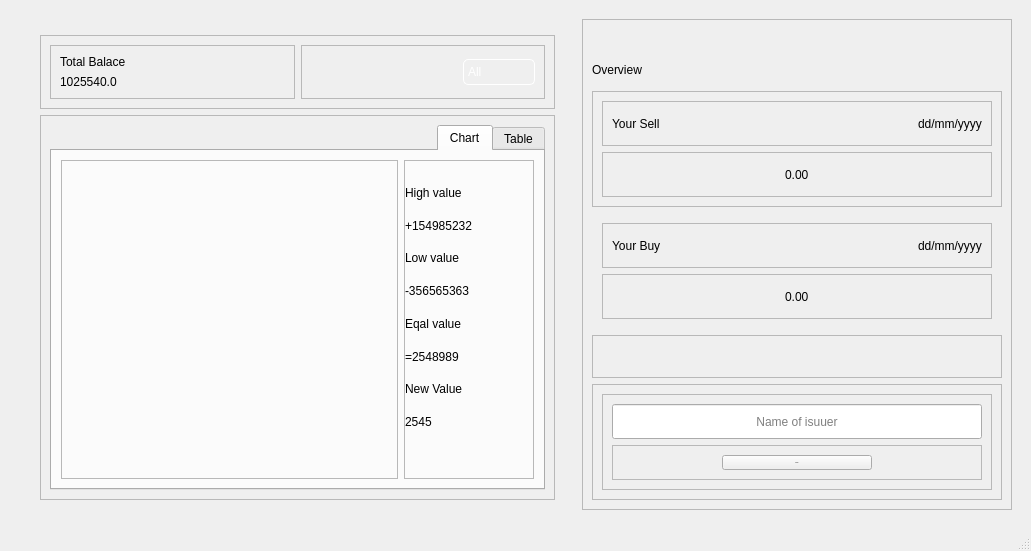
<?xml version="1.0" encoding="UTF-8"?>
<ui version="4.0">
 <class>MainWindow</class>
 <widget class="QMainWindow" name="MainWindow">
  <property name="geometry">
   <rect>
    <x>0</x>
    <y>0</y>
    <width>1031</width>
    <height>551</height>
   </rect>
  </property>
  <property name="font">
   <font>
    <family>Railway</family>
   </font>
  </property>
  <property name="windowTitle">
   <string>MainWindow</string>
  </property>
  <property name="styleSheet">
   <string notr="true">@font-face{
	src:url(:/fonts/1x/Railway.otf)
}</string>
  </property>
  <property name="tabShape">
   <enum>QTabWidget::Rounded</enum>
  </property>
  <widget class="QWidget" name="centralwidget">
   <layout class="QVBoxLayout" name="verticalLayout_12">
    <item>
     <widget class="QFrame" name="frame_2">
      <property name="styleSheet">
       <string notr="true">#frame_2 {
	border-image: url(:/assets/1x/1x/Asset 3.png) 0 0 0 0 stretch stretch;
    background-color: transparent; /* Ensure the background does not affect child widgets */
}
</string>
      </property>
      <property name="frameShape">
       <enum>QFrame::StyledPanel</enum>
      </property>
      <property name="frameShadow">
       <enum>QFrame::Raised</enum>
      </property>
      <layout class="QHBoxLayout" name="horizontalLayout">
       <item>
        <widget class="QFrame" name="outerFrame">
         <property name="maximumSize">
          <size>
           <width>873</width>
           <height>16777215</height>
          </size>
         </property>
         <property name="styleSheet">
          <string notr="true">#outerFrame {
	border-image: url(:/assets/1x/1x/Asset 2.png) 0 0 0 0 stretch stretch;
    background-color: transparent; /* Ensure the background does not affect child widgets */
}
</string>
         </property>
         <property name="frameShape">
          <enum>QFrame::StyledPanel</enum>
         </property>
         <property name="frameShadow">
          <enum>QFrame::Raised</enum>
         </property>
         <layout class="QVBoxLayout" name="verticalLayout_2">
          <property name="leftMargin">
           <number>20</number>
          </property>
          <property name="topMargin">
           <number>15</number>
          </property>
          <property name="rightMargin">
           <number>20</number>
          </property>
          <item>
           <widget class="QFrame" name="frame_15">
            <property name="styleSheet">
             <string notr="true">@font-face {
        font-family: &quot;Railway&quot;;
        src: url(:/fonts/1x/Railway.otf);
    }
#comboBox{
	font-family:&quot;Railway&quot;;
	font-size: 10pt;
}
#label_2{
	color: rgb(255, 255, 255);
	font-family:&quot;Railway&quot;;
	font-size:10pt;
}
#label_3{
font-family:&quot;Railway&quot;;
font-size:18pt;
color: rgb(255, 255, 255);
}

</string>
            </property>
            <property name="frameShape">
             <enum>QFrame::StyledPanel</enum>
            </property>
            <property name="frameShadow">
             <enum>QFrame::Raised</enum>
            </property>
            <layout class="QHBoxLayout" name="horizontalLayout_6">
             <property name="leftMargin">
              <number>9</number>
             </property>
             <property name="topMargin">
              <number>9</number>
             </property>
             <property name="rightMargin">
              <number>9</number>
             </property>
             <item>
              <widget class="QFrame" name="frame_16">
               <property name="frameShape">
                <enum>QFrame::StyledPanel</enum>
               </property>
               <property name="frameShadow">
                <enum>QFrame::Raised</enum>
               </property>
               <layout class="QVBoxLayout" name="verticalLayout">
                <item>
                 <widget class="QLabel" name="label_2">
                  <property name="styleSheet">
                   <string notr="true"/>
                  </property>
                  <property name="text">
                   <string>Total Balace</string>
                  </property>
                 </widget>
                </item>
                <item>
                 <widget class="QLabel" name="label_3">
                  <property name="styleSheet">
                   <string notr="true"/>
                  </property>
                  <property name="text">
                   <string>1025540.0</string>
                  </property>
                  <property name="scaledContents">
                   <bool>true</bool>
                  </property>
                 </widget>
                </item>
               </layout>
              </widget>
             </item>
             <item>
              <widget class="QFrame" name="frame_17">
               <property name="frameShape">
                <enum>QFrame::StyledPanel</enum>
               </property>
               <property name="frameShadow">
                <enum>QFrame::Raised</enum>
               </property>
               <layout class="QVBoxLayout" name="verticalLayout_11">
                <item alignment="Qt::AlignRight|Qt::AlignVCenter">
                 <widget class="QComboBox" name="comboBox">
                  <property name="mouseTracking">
                   <bool>false</bool>
                  </property>
                  <property name="tabletTracking">
                   <bool>false</bool>
                  </property>
                  <property name="styleSheet">
                   <string notr="true">QComboBox {
    background: transparent;
    color: white;
    border: 1px solid white;
    border-radius: 5px; /* Optional: Rounded corners */
    padding: 4px;
}

QComboBox::drop-down {
    background: transparent;
    border: none;
    width: 20px;
}

QComboBox::down-arrow {
	image:url(:/assets/1x/1x/icons8-arrow-down-100.png);
    width: 16px;
    height: 16px;
}

QComboBox QAbstractItemView {
    background: rgba(0, 0, 0, 0.7);
    color: white;
    border: 1px solid white;
}
</string>
                  </property>
                  <property name="inputMethodHints">
                   <set>Qt::ImhNone</set>
                  </property>
                  <property name="currentIndex">
                   <number>0</number>
                  </property>
                  <property name="maxVisibleItems">
                   <number>10</number>
                  </property>
                  <property name="sizeAdjustPolicy">
                   <enum>QComboBox::AdjustToContents</enum>
                  </property>
                  <property name="minimumContentsLength">
                   <number>5</number>
                  </property>
                  <property name="duplicatesEnabled">
                   <bool>false</bool>
                  </property>
                  <property name="frame">
                   <bool>false</bool>
                  </property>
                  <property name="modelColumn">
                   <number>0</number>
                  </property>
                  <item>
                   <property name="text">
                    <string>All</string>
                   </property>
                  </item>
                  <item>
                   <property name="text">
                    <string>High</string>
                   </property>
                  </item>
                  <item>
                   <property name="text">
                    <string>Equal</string>
                   </property>
                  </item>
                  <item>
                   <property name="text">
                    <string>Low</string>
                   </property>
                  </item>
                  <item>
                   <property name="text">
                    <string>New</string>
                   </property>
                  </item>
                 </widget>
                </item>
               </layout>
              </widget>
             </item>
            </layout>
           </widget>
          </item>
          <item>
           <widget class="QFrame" name="frame">
            <property name="sizePolicy">
             <sizepolicy hsizetype="Preferred" vsizetype="Preferred">
              <horstretch>0</horstretch>
              <verstretch>0</verstretch>
             </sizepolicy>
            </property>
            <property name="styleSheet">
             <string notr="true"/>
            </property>
            <property name="frameShape">
             <enum>QFrame::StyledPanel</enum>
            </property>
            <property name="frameShadow">
             <enum>QFrame::Raised</enum>
            </property>
            <layout class="QVBoxLayout" name="verticalLayout_10">
             <item>
              <widget class="QTabWidget" name="tabWidget">
               <property name="layoutDirection">
                <enum>Qt::RightToLeft</enum>
               </property>
               <property name="styleSheet">
                <string notr="true">    @font-face {
        font-family: &quot;Railway&quot;;
        src: url(:/fonts/1x/Railway.otf);
    }
QTabWidget{
	color: rgb(255, 255, 255);
	font-family:&quot;Railway&quot;;
	font-size:8pt;
}
QTabWidget::pane {
		
        border: 0; /* Remove the border around the widget */
        background: transparent; /* Transparent background */
    }
    QTabBar::tab {
        background: transparent; /* Transparent tab background */
        color: white; /* Text color */

    }
    QTabBar::tab:selected {
        background: rgba(255, 255, 255, 0.2); /* Semi-transparent for selected tab */
    }
    QTabBar::tab:hover {
        background: rgba(255, 255, 255, 0.1); /* Hover effect */
    }</string>
               </property>
               <property name="tabShape">
                <enum>QTabWidget::Rounded</enum>
               </property>
               <property name="currentIndex">
                <number>1</number>
               </property>
               <widget class="QWidget" name="tabWidgetPage1">
                <attribute name="title">
                 <string>Table</string>
                </attribute>
                <layout class="QVBoxLayout" name="verticalLayout_15">
                 <item>
                  <widget class="QFrame" name="frame_20">
                   <property name="frameShape">
                    <enum>QFrame::StyledPanel</enum>
                   </property>
                   <property name="frameShadow">
                    <enum>QFrame::Raised</enum>
                   </property>
                   <layout class="QVBoxLayout" name="verticalLayout_16">
                    <property name="leftMargin">
                     <number>0</number>
                    </property>
                    <property name="topMargin">
                     <number>0</number>
                    </property>
                    <property name="rightMargin">
                     <number>0</number>
                    </property>
                    <property name="bottomMargin">
                     <number>0</number>
                    </property>
                    <item>
                     <widget class="QTableWidget" name="tableWidget">
                      <property name="layoutDirection">
                       <enum>Qt::LeftToRight</enum>
                      </property>
                      <property name="styleSheet">
                       <string notr="true">QTableWidget, QTableView {
    background-color: #2b2b2b;  /* Dark gray background */
    border: 2px solid #444444;  /* Border around the table */
    border-radius: 10px;  /* Rounded corners for the table */
    color: white;  /* White text */
    gridline-color: #555555;  /* Gridline color */
    font-size: 14px;  /* Font size */
    font-family: Arial, sans-serif;  /* Font family */
    selection-background-color: #454545;  /* Background color for selected cells */
    selection-color: white;  /* Text color for selected cells */
}

QHeaderView {
    background-color: #3a3a3a;  /* Header background */
    border: none;  /* No border around headers */
    color: white;  /* Header text color */
    font-size: 15px;  /* Header font size */
    font-weight: bold;  /* Bold text for headers */
}

QHeaderView::section {
    background-color: #3a3a3a;  /* Header section background */
    color: white;  /* Header section text color */
    padding: 5px;  /* Padding inside the header */
    border: 1px solid #444444;  /* Header border */
    border-radius: 5px;  /* Rounded edges for header sections */
    text-align: center;  /* Centered header text */
}

QHeaderView::section:first {
    border-top-left-radius: 10px;  /* Rounded top-left corner of the first section */
}

QHeaderView::section:last {
    border-top-right-radius: 10px;  /* Rounded top-right corner of the last section */
}

QTableWidget::item {
    background-color: #2b2b2b;  /* Cell background color */
    padding: 5px;  /* Padding for cell content */
    border: none;  /* No border for cells */
}

QTableWidget::item:selected {
    background-color: #555555;  /* Background for selected cells */
    color: white;  /* Text color for selected cells */
}

QScrollBar:vertical {
    background: #2b2b2b;  /* Scrollbar background */
    width: 10px;
}

QScrollBar::handle:vertical {
    background: #555555;  /* Scrollbar handle */
    border-radius: 5px;  /* Rounded scrollbar handle */
}

QScrollBar::add-line:vertical, QScrollBar::sub-line:vertical {
    background: none;
}
</string>
                      </property>
                      <property name="editTriggers">
                       <set>QAbstractItemView::NoEditTriggers</set>
                      </property>
                      <property name="showGrid">
                       <bool>false</bool>
                      </property>
                      <property name="sortingEnabled">
                       <bool>false</bool>
                      </property>
                      <attribute name="horizontalHeaderDefaultSectionSize">
                       <number>150</number>
                      </attribute>
                      <attribute name="horizontalHeaderHighlightSections">
                       <bool>true</bool>
                      </attribute>
                      <attribute name="horizontalHeaderStretchLastSection">
                       <bool>true</bool>
                      </attribute>
                      <attribute name="verticalHeaderVisible">
                       <bool>false</bool>
                      </attribute>
                      <attribute name="verticalHeaderMinimumSectionSize">
                       <number>30</number>
                      </attribute>
                      <attribute name="verticalHeaderDefaultSectionSize">
                       <number>40</number>
                      </attribute>
                     </widget>
                    </item>
                   </layout>
                  </widget>
                 </item>
                </layout>
               </widget>
               <widget class="QWidget" name="tabWidgetPage2">
                <attribute name="title">
                 <string>Chart</string>
                </attribute>
                <layout class="QHBoxLayout" name="horizontalLayout_2">
                 <item>
                  <widget class="QFrame" name="frame_19">
                   <property name="maximumSize">
                    <size>
                     <width>130</width>
                     <height>16777212</height>
                    </size>
                   </property>
                   <property name="styleSheet">
                    <string notr="true">    @font-face {
        font-family: &quot;Railway&quot;;
        src: url(:/fonts/1x/Railway.otf);
    }
QFrame{
	
	font-size: 10pt;
	font-family: &quot;Railway&quot;;
	color: rgb(255, 255, 255);
}
#high_lbl{
	color: rgb(0, 159, 0);
	font-size: 15pt;font-family: &quot;Railway&quot;;
}
#low_lbl{
	color: rgb(255, 0, 0);
	font-size: 15pt;font-family: &quot;Railway&quot;;
}
#equal_lbl{
	color: rgb(255, 255, 127);
	font-size: 15pt;font-family: &quot;Railway&quot;;
}
#new_lbl{
	color: rgb(0, 170, 255);
	font-size: 15pt;font-family: &quot;Railway&quot;;
}</string>
                   </property>
                   <property name="frameShape">
                    <enum>QFrame::StyledPanel</enum>
                   </property>
                   <property name="frameShadow">
                    <enum>QFrame::Raised</enum>
                   </property>
                   <layout class="QVBoxLayout" name="verticalLayout_13">
                    <property name="spacing">
                     <number>0</number>
                    </property>
                    <property name="leftMargin">
                     <number>0</number>
                    </property>
                    <property name="topMargin">
                     <number>15</number>
                    </property>
                    <property name="rightMargin">
                     <number>0</number>
                    </property>
                    <property name="bottomMargin">
                     <number>40</number>
                    </property>
                    <item>
                     <widget class="QLabel" name="high">
                      <property name="text">
                       <string>High value</string>
                      </property>
                      <property name="textFormat">
                       <enum>Qt::AutoText</enum>
                      </property>
                      <property name="scaledContents">
                       <bool>false</bool>
                      </property>
                      <property name="wordWrap">
                       <bool>false</bool>
                      </property>
                     </widget>
                    </item>
                    <item>
                     <widget class="QLabel" name="high_lbl">
                      <property name="sizePolicy">
                       <sizepolicy hsizetype="Expanding" vsizetype="Preferred">
                        <horstretch>0</horstretch>
                        <verstretch>0</verstretch>
                       </sizepolicy>
                      </property>
                      <property name="text">
                       <string>+154985232</string>
                      </property>
                      <property name="scaledContents">
                       <bool>true</bool>
                      </property>
                     </widget>
                    </item>
                    <item>
                     <widget class="QLabel" name="low">
                      <property name="text">
                       <string>Low value</string>
                      </property>
                     </widget>
                    </item>
                    <item>
                     <widget class="QLabel" name="low_lbl">
                      <property name="sizePolicy">
                       <sizepolicy hsizetype="Expanding" vsizetype="Preferred">
                        <horstretch>0</horstretch>
                        <verstretch>0</verstretch>
                       </sizepolicy>
                      </property>
                      <property name="text">
                       <string>-356565363</string>
                      </property>
                      <property name="scaledContents">
                       <bool>true</bool>
                      </property>
                     </widget>
                    </item>
                    <item>
                     <widget class="QLabel" name="equal">
                      <property name="styleSheet">
                       <string notr="true">#frame_19{
	color: rgb(255, 255, 255);
	font: 8pt &quot;Railway&quot;;
}</string>
                      </property>
                      <property name="text">
                       <string>Eqal value</string>
                      </property>
                     </widget>
                    </item>
                    <item>
                     <widget class="QLabel" name="equal_lbl">
                      <property name="sizePolicy">
                       <sizepolicy hsizetype="Expanding" vsizetype="Preferred">
                        <horstretch>0</horstretch>
                        <verstretch>0</verstretch>
                       </sizepolicy>
                      </property>
                      <property name="text">
                       <string>=2548989</string>
                      </property>
                      <property name="scaledContents">
                       <bool>true</bool>
                      </property>
                     </widget>
                    </item>
                    <item>
                     <widget class="QLabel" name="new_">
                      <property name="text">
                       <string>New Value</string>
                      </property>
                     </widget>
                    </item>
                    <item>
                     <widget class="QLabel" name="new_lbl">
                      <property name="sizePolicy">
                       <sizepolicy hsizetype="Expanding" vsizetype="Preferred">
                        <horstretch>0</horstretch>
                        <verstretch>0</verstretch>
                       </sizepolicy>
                      </property>
                      <property name="text">
                       <string>2545</string>
                      </property>
                      <property name="scaledContents">
                       <bool>true</bool>
                      </property>
                     </widget>
                    </item>
                   </layout>
                  </widget>
                 </item>
                 <item>
                  <widget class="QFrame" name="frame_18">
                   <property name="maximumSize">
                    <size>
                     <width>360</width>
                     <height>16777215</height>
                    </size>
                   </property>
                   <property name="styleSheet">
                    <string notr="true">    @font-face {
        font-family: &quot;Railway&quot;;
        src: url(:/fonts/1x/Railway.otf);
    }
#frame_18{
	font-family:&quot;Railway&quot;;
}</string>
                   </property>
                   <property name="frameShape">
                    <enum>QFrame::StyledPanel</enum>
                   </property>
                   <property name="frameShadow">
                    <enum>QFrame::Raised</enum>
                   </property>
                   <layout class="QVBoxLayout" name="verticalLayout_14"/>
                  </widget>
                 </item>
                </layout>
               </widget>
              </widget>
             </item>
            </layout>
           </widget>
          </item>
         </layout>
        </widget>
       </item>
       <item>
        <widget class="QFrame" name="frame_3">
         <property name="maximumSize">
          <size>
           <width>430</width>
           <height>16777215</height>
          </size>
         </property>
         <property name="styleSheet">
          <string notr="true">#frame_3{
	border-image: url(:/assets/1x/1x/Asset 5.png)	 0 0 0 0 stretch stretch;
    background-color: transparent; /* Ensure the background does not affect child widgets */
}
    @font-face {
        font-family: &quot;Railway&quot;;
        src: url(:/fonts/1x/Railway.otf);
    }
#label_4{
	 font-family: &quot;Railway&quot;;
	font-size:30px
}
</string>
         </property>
         <property name="frameShape">
          <enum>QFrame::StyledPanel</enum>
         </property>
         <property name="frameShadow">
          <enum>QFrame::Raised</enum>
         </property>
         <layout class="QVBoxLayout" name="verticalLayout_3">
          <item alignment="Qt::AlignHCenter">
           <widget class="QFrame" name="frame_12">
            <property name="maximumSize">
             <size>
              <width>20</width>
              <height>20</height>
             </size>
            </property>
            <property name="frameShape">
             <enum>QFrame::StyledPanel</enum>
            </property>
            <property name="frameShadow">
             <enum>QFrame::Raised</enum>
            </property>
           </widget>
          </item>
          <item>
           <widget class="QLabel" name="label_4">
            <property name="maximumSize">
             <size>
              <width>16777215</width>
              <height>30</height>
             </size>
            </property>
            <property name="styleSheet">
             <string notr="true"/>
            </property>
            <property name="text">
             <string>Overview</string>
            </property>
           </widget>
          </item>
          <item>
           <widget class="QFrame" name="frame_4">
            <property name="maximumSize">
             <size>
              <width>16777215</width>
              <height>150</height>
             </size>
            </property>
            <property name="styleSheet">
             <string notr="true">border-image: url(:/assets/1x/1x/Asset 4.png);</string>
            </property>
            <property name="frameShape">
             <enum>QFrame::StyledPanel</enum>
            </property>
            <property name="frameShadow">
             <enum>QFrame::Raised</enum>
            </property>
            <layout class="QVBoxLayout" name="verticalLayout_6">
             <item>
              <widget class="QFrame" name="frame_10">
               <property name="styleSheet">
                <string notr="true">    @font-face {
        font-family: &quot;Railway&quot;;
        src: url(:/fonts/1x/Railway.otf);
    }
#date_label1{
	 font-family: &quot;Railway&quot;;
	font-size:12px
}
#label_5{
	font-family:&quot;Railway&quot;;
	font-size:12px;
}
</string>
               </property>
               <property name="frameShape">
                <enum>QFrame::StyledPanel</enum>
               </property>
               <property name="frameShadow">
                <enum>QFrame::Raised</enum>
               </property>
               <layout class="QHBoxLayout" name="horizontalLayout_4">
                <item alignment="Qt::AlignLeft">
                 <widget class="QLabel" name="label_5">
                  <property name="styleSheet">
                   <string notr="true"/>
                  </property>
                  <property name="text">
                   <string>Your Sell</string>
                  </property>
                 </widget>
                </item>
                <item alignment="Qt::AlignRight">
                 <widget class="QLabel" name="date_label1">
                  <property name="styleSheet">
                   <string notr="true"/>
                  </property>
                  <property name="text">
                   <string>dd/mm/yyyy</string>
                  </property>
                 </widget>
                </item>
               </layout>
              </widget>
             </item>
             <item>
              <widget class="QFrame" name="frame_9">
               <property name="styleSheet">
                <string notr="true">    @font-face {
        font-family: &quot;Railway&quot;;
        src: url(:/fonts/1x/Railway.otf);
    }
#sale_label{
	 font-family: &quot;Railway&quot;;
	font-size:30px
}
</string>
               </property>
               <property name="frameShape">
                <enum>QFrame::StyledPanel</enum>
               </property>
               <property name="frameShadow">
                <enum>QFrame::Raised</enum>
               </property>
               <layout class="QVBoxLayout" name="verticalLayout_7">
                <item alignment="Qt::AlignHCenter">
                 <widget class="QLabel" name="sale_label">
                  <property name="styleSheet">
                   <string notr="true"/>
                  </property>
                  <property name="text">
                   <string>0.00</string>
                  </property>
                  <property name="scaledContents">
                   <bool>true</bool>
                  </property>
                 </widget>
                </item>
               </layout>
              </widget>
             </item>
            </layout>
           </widget>
          </item>
          <item>
           <widget class="QFrame" name="frame_5">
            <property name="maximumSize">
             <size>
              <width>16777215</width>
              <height>150</height>
             </size>
            </property>
            <property name="styleSheet">
             <string notr="true">
#frame_5{
	border-image: url(:/assets/1x/1x/Asset 4.png) 0 0 0 0 stretch stretch;
    background-color: transparent; /* Ensure the background does not affect child widgets */
}</string>
            </property>
            <property name="frameShape">
             <enum>QFrame::StyledPanel</enum>
            </property>
            <property name="frameShadow">
             <enum>QFrame::Raised</enum>
            </property>
            <layout class="QVBoxLayout" name="verticalLayout_4">
             <item>
              <widget class="QFrame" name="frame_8">
               <property name="styleSheet">
                <string notr="true">    @font-face {
        font-family: &quot;Railway&quot;;
        src: url(:/fonts/1x/Railway.otf);
    }
#date_label_2{
	 font-family: &quot;Railway&quot;;
	font-size:12px
}
#label{
	font-family:&quot;Railway&quot;;
	font-size:12px;
}
</string>
               </property>
               <property name="frameShape">
                <enum>QFrame::StyledPanel</enum>
               </property>
               <property name="frameShadow">
                <enum>QFrame::Raised</enum>
               </property>
               <layout class="QHBoxLayout" name="horizontalLayout_3">
                <item alignment="Qt::AlignLeft">
                 <widget class="QLabel" name="label">
                  <property name="styleSheet">
                   <string notr="true"/>
                  </property>
                  <property name="text">
                   <string>Your Buy</string>
                  </property>
                 </widget>
                </item>
                <item alignment="Qt::AlignRight">
                 <widget class="QLabel" name="date_label_2">
                  <property name="styleSheet">
                   <string notr="true"/>
                  </property>
                  <property name="text">
                   <string>dd/mm/yyyy</string>
                  </property>
                 </widget>
                </item>
               </layout>
              </widget>
             </item>
             <item>
              <widget class="QFrame" name="frame_7">
               <property name="styleSheet">
                <string notr="true">    @font-face {
        font-family: &quot;Railway&quot;;
        src: url(:/fonts/1x/Railway.otf);
    }
#buy_label{
	font-family:&quot;Railway&quot;;
	font-size:30px;
}
</string>
               </property>
               <property name="frameShape">
                <enum>QFrame::StyledPanel</enum>
               </property>
               <property name="frameShadow">
                <enum>QFrame::Raised</enum>
               </property>
               <layout class="QVBoxLayout" name="verticalLayout_5">
                <item alignment="Qt::AlignHCenter">
                 <widget class="QLabel" name="buy_label">
                  <property name="styleSheet">
                   <string notr="true"/>
                  </property>
                  <property name="text">
                   <string>0.00</string>
                  </property>
                  <property name="scaledContents">
                   <bool>true</bool>
                  </property>
                 </widget>
                </item>
               </layout>
              </widget>
             </item>
            </layout>
           </widget>
          </item>
          <item>
           <widget class="QFrame" name="frame_14">
            <property name="maximumSize">
             <size>
              <width>16777215</width>
              <height>43</height>
             </size>
            </property>
            <property name="frameShape">
             <enum>QFrame::StyledPanel</enum>
            </property>
            <property name="frameShadow">
             <enum>QFrame::Raised</enum>
            </property>
           </widget>
          </item>
          <item>
           <widget class="QFrame" name="frame_6">
            <property name="maximumSize">
             <size>
              <width>16777215</width>
              <height>16777215</height>
             </size>
            </property>
            <property name="frameShape">
             <enum>QFrame::StyledPanel</enum>
            </property>
            <property name="frameShadow">
             <enum>QFrame::Raised</enum>
            </property>
            <layout class="QVBoxLayout" name="verticalLayout_8">
             <item>
              <widget class="QFrame" name="frame_13">
               <property name="font">
                <font>
                 <pointsize>13</pointsize>
                </font>
               </property>
               <property name="frameShape">
                <enum>QFrame::StyledPanel</enum>
               </property>
               <property name="frameShadow">
                <enum>QFrame::Raised</enum>
               </property>
               <layout class="QVBoxLayout" name="verticalLayout_9">
                <item>
                 <widget class="QLineEdit" name="inputtext">
                  <property name="minimumSize">
                   <size>
                    <width>0</width>
                    <height>0</height>
                   </size>
                  </property>
                  <property name="maximumSize">
                   <size>
                    <width>16777215</width>
                    <height>45</height>
                   </size>
                  </property>
                  <property name="cursor">
                   <cursorShape>IBeamCursor</cursorShape>
                  </property>
                  <property name="layoutDirection">
                   <enum>Qt::LeftToRight</enum>
                  </property>
                  <property name="styleSheet">
                   <string notr="true">    @font-face {
        font-family: &quot;Railway&quot;;
        src: url(:/fonts/1x/Railway.otf);
    }
#inputtext{
font-family: &quot;Railway&quot;;
font-size:15px;
border-image: url(:/assets/1x/1x/Asset 8.png);}
</string>
                  </property>
                  <property name="inputMask">
                   <string/>
                  </property>
                  <property name="text">
                   <string/>
                  </property>
                  <property name="alignment">
                   <set>Qt::AlignCenter</set>
                  </property>
                  <property name="placeholderText">
                   <string>Name of isuuer</string>
                  </property>
                  <property name="cursorMoveStyle">
                   <enum>Qt::LogicalMoveStyle</enum>
                  </property>
                  <property name="clearButtonEnabled">
                   <bool>true</bool>
                  </property>
                 </widget>
                </item>
                <item>
                 <widget class="QFrame" name="frame_11">
                  <property name="frameShape">
                   <enum>QFrame::StyledPanel</enum>
                  </property>
                  <property name="frameShadow">
                   <enum>QFrame::Raised</enum>
                  </property>
                  <layout class="QHBoxLayout" name="horizontalLayout_5">
                   <item>
                    <widget class="QPushButton" name="search_button">
                     <property name="maximumSize">
                      <size>
                       <width>150</width>
                       <height>50</height>
                      </size>
                     </property>
                     <property name="font">
                      <font>
                       <family>Railway</family>
                       <pointsize>-1</pointsize>
                       <weight>50</weight>
                       <italic>false</italic>
                       <bold>false</bold>
                      </font>
                     </property>
                     <property name="styleSheet">
                      <string notr="true">
    @font-face {
        font-family: &quot;Railway&quot;;
        src: url(:/fonts/1x/Railway.otf);
    }
#search_button{
font-family: &quot;Railway&quot;;
font-size:15px;
border-image: url(:/assets/1x/1x/Asset 6.png);}</string>
                     </property>
                     <property name="text">
                      <string>Search</string>
                     </property>
                     <property name="icon">
                      <iconset resource="resource.qrc">
                       <normaloff>:/assets/1x/1x/Asset 7.png</normaloff>:/assets/1x/1x/Asset 7.png</iconset>
                     </property>
                    </widget>
                   </item>
                  </layout>
                 </widget>
                </item>
               </layout>
              </widget>
             </item>
            </layout>
           </widget>
          </item>
         </layout>
        </widget>
       </item>
      </layout>
     </widget>
    </item>
   </layout>
  </widget>
  <widget class="QMenuBar" name="menubar">
   <property name="geometry">
    <rect>
     <x>0</x>
     <y>0</y>
     <width>1031</width>
     <height>21</height>
    </rect>
   </property>
  </widget>
  <widget class="QStatusBar" name="statusbar"/>
 </widget>
 <resources>
  <include location="resource.qrc"/>
 </resources>
 <connections/>
</ui>
